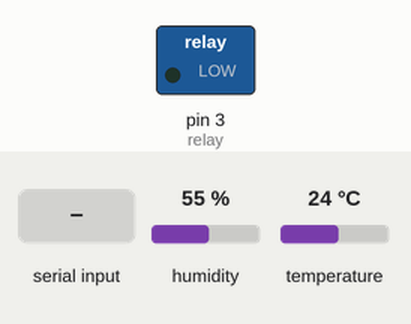
This sketch was run on a simulated Arduino Uno, built with avr-gcc and run on an emulated ATmega328P. On the bench: switched loads named in the sketch (green lamp = pin HIGH). The inputs (shaded band) are chosen by the test bench; at power-on: humidity 55 %, temperature 24 °C.

Above: at 1.2 s.
1.3 s: "D" received over the second serial link
At 2.6 s:
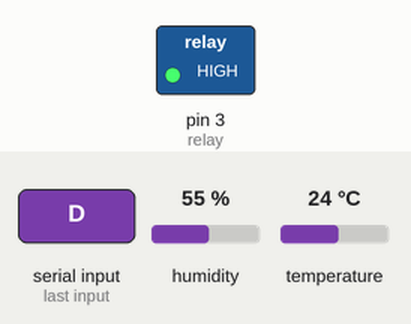
3.8 s: "d" received over the second serial link
At 5.2 s:
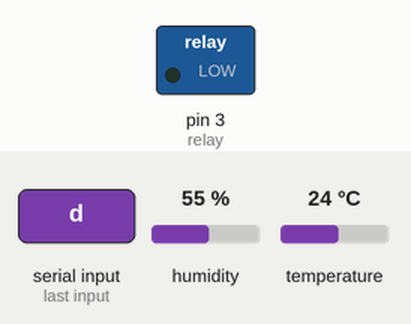
Timing chart, 0 to 6.8 s (numbered marks = the images above; inputs shaded):
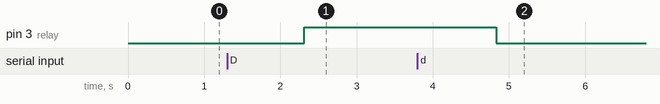

The sketch:

Attiny_Domotica_bluetooth_v4.ino
```cpp
#include <SoftwareSerial.h>   // Incluimos la librería  SoftwareSerial
#include <dht.h>
SoftwareSerial BT(0,1);    // Definimos los pines TX=>0 y RX=>1 del Bluetooth al ATtiny
dht DHT;
#define DHT11_PIN 2

#define relay 3

void setup()
{
  BT.begin(9600);       // Inicializamos el puerto serie BT (Para Modo AT 2)
  pinMode(relay,OUTPUT);  //relay CONECTADO
  pinMode(DHT11_PIN, INPUT);
  digitalWrite(relay,0);  // apagar led
}

void loop()
{
  DHT.read11(DHT11_PIN);
  if(BT.available()>0) // el bluetooth esta disponible?
  {
    String dato = BT.readString();  //leer y guardar datos del bluetooth
    delay(10);
    if(dato == "D")
    {
      digitalWrite(relay,1);
    }
    if(dato == "d")
    {
      digitalWrite(relay,0);
    }
    if(dato == "T")
    {
      int t = DHT.temperature;
      delay(100);
      String temp = "*T" + String(t) + "*"; // ARMAR UN TEXTO
      BT.println(temp);
      delay(1000);
    }
    if(dato == "H")
    {
      int h = DHT.humidity;
      delay(100);
      String hum = "*H" + String(h) + "*"; // ARMAR UN TEXTO
      BT.println(hum);
      delay(1000);
    }
  }
}
```

Measured:
- after the input at 1.3 s, pin 3 (relay): LOW → HIGH after 1.0 s
- after the input at 3.8 s, pin 3 (relay): HIGH → LOW after 1.0 s
